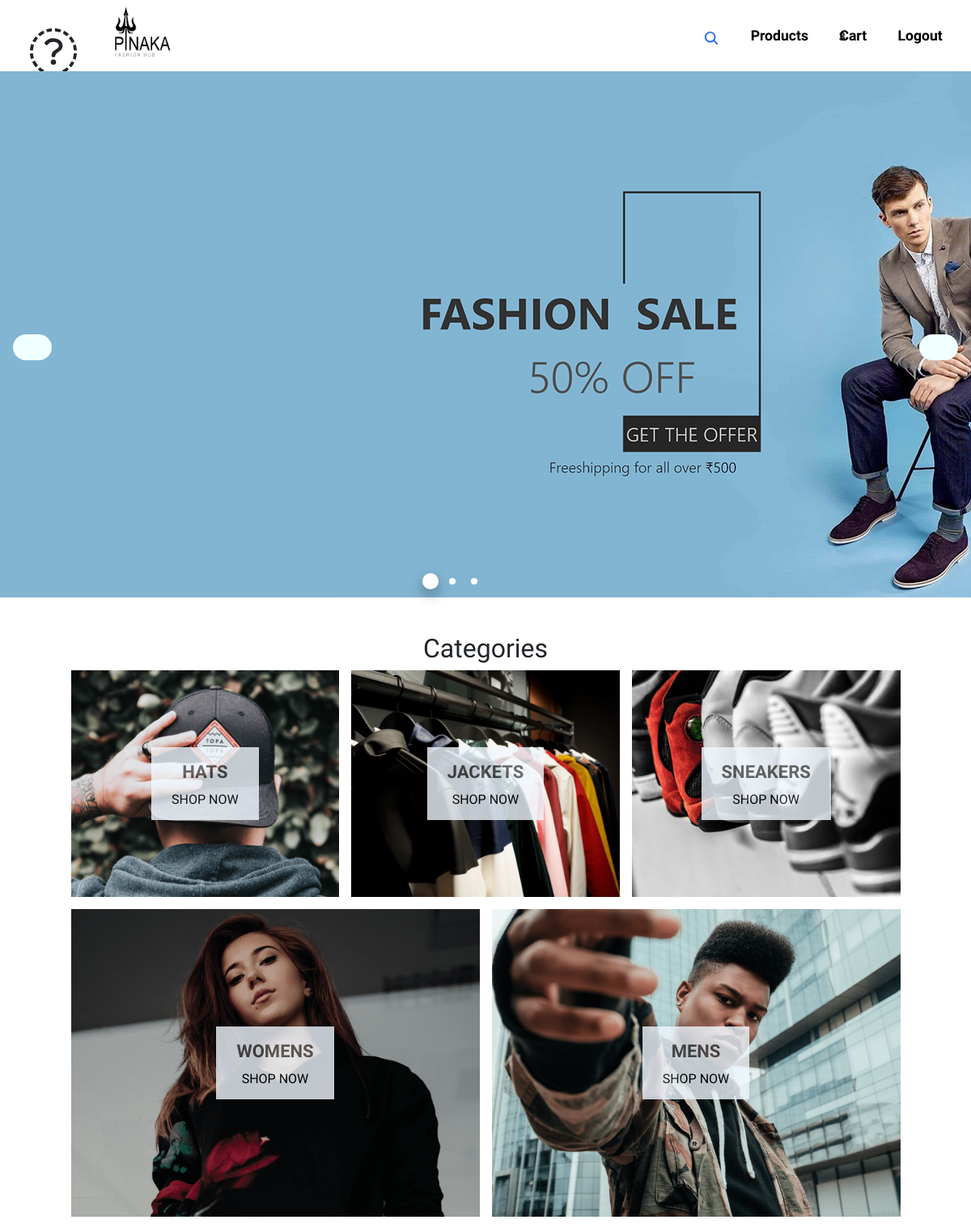
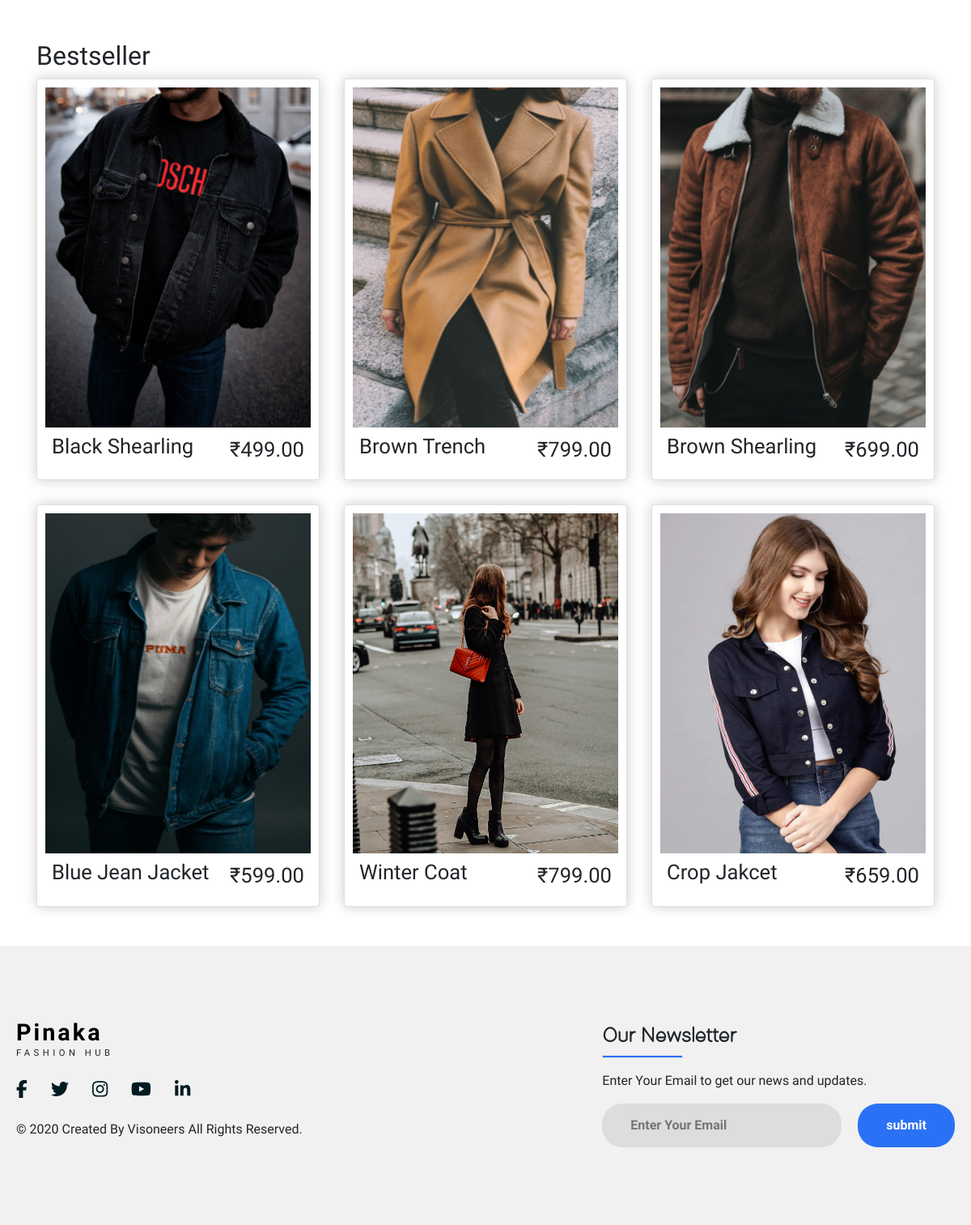
Screenshot of / (signed in) with the database file from the repository (2 pictures, top to bottom).
### store/models.py (models this page shows, shortened)
class Categorie(models.Model):
    sizes = (('small','small'),('large','large'))
    title = models.CharField(max_length=50,null=False)
    image = models.ImageField(null=True,blank=True)
    size = models.CharField(max_length=5,choices=sizes,default='small')
    @property
    def imageURL(self):
        try:
            url=self.image.url #chk
        except:
            url=' '
        return url

class Product(models.Model):
    name=models.CharField(max_length=200,null=True)
    category=models.ForeignKey(Categorie,on_delete=models.SET_NULL,blank=True,null=True)
    price=models.FloatField()
    digital=models.BooleanField(default=False,null=True,blank=False)
    image=models.ImageField(null=True,blank=True)
    @property
    def imageURL(self):
        try:
            url=self.image.url #chk
        except:
            url=' '
        return url

### store/views.py (the view)
# urls.py: path('',views.store,name="store"),
@login_required(login_url='loginPage')
def store(request):
    if request.user.is_authenticated:
        customer=request.user.customer
        order,created=Order.objects.get_or_create(customer=customer,complete=False)
        items=order.orderitem_set.all()
        cartItems=order.get_cart_items
    else:
        items=[]
        order={'get_cart_total':0,'get_cart_items':0,'shipping':False}
        cartItems=order['get_cart_items']
    products=Product.objects.all()[:6]
    categories = Categorie.objects.all()
    context={'categories':categories, 'products':products,'cartItems':cartItems}
    return render(request,'store/store.html',context)

### store/models.py (called while the page is built)
    @property
    def get_cart_items(self):
        orderitems =self.orderitem_set.all()
        total=sum([item.quantity for item in orderitems])
        return total

### store/templates/store/store.html (shortened to what this page needs)
{% extends 'store/main.html' %}
{% load static %}
{% block content %}
<main>
    <div class="conatiner-fluid">
        <div class="slider">
            <div class="slider-one">
                <div>
                    <img src="{% static 'images/web1.png'%}" alt="placeholder">
                </div>
            </div>
            <div class="slider-btn">
                <span class="prev position-top"></span>
                <span class="next position-top right-0"></span>
            </div>
        </div>
    </div>
</main>
<br>
<div class="categories">
    <h2>Categories</a></h2>
    <div class="menu">
        {% for category in categories %}
        <div class='menuitem {{category.size}}'>
            <div class='item-content'>
                <div class='title'>{{category.title}}</div>
                <span class='subtitle'><a href="category/?category={{category.id}}">SHOP NOW</a></span>
            </div>
        </div>
        {% endfor %}
    </div>
</div>
<br>
<div class="container">
    <h2>Bestseller</h2>
    <div class="product">
        {% for product in products %}
        <div class="box-element card">
            <div class="img">
                <img src="{{product.imageURL}}" alt="Network Problem">
            </div>
            <div class="content">
                <h1>{{product.name}}</h1>
                <span class="price">₹{{product.price|floatformat:2}}</span>
            </div>
        </div>
        {% endfor %}
    </div>
</div>
{% endblock content %}

### static/css/main.css (style rules this page uses)
html, body { margin: 0; padding: 0; width: 100%; height: 100vh; font-family: 'Open Sans Condensed'; }
a, a:hover { color: black; text-decoration: none; }

### static/css/store.css (style rules this page uses)
.slider { position: relative; }
.position-top { position: absolute; top: 50%; }
.slider .slider-btn .prev, .slider .slider-btn .next { background-color: azure; padding: 1rem 1.5rem; border-radius: 10rem; margin: 0rem 1rem; opacity: 1; cursor: pointer; transition: opacity 1s ease; }
.right-0 { right: 0; }
.categories { display: flex; flex-direction: column; align-items: center; padding: 20px 80px; }
.menu { width: 100%; display: flex; flex-wrap: wrap; justify-content: space-between; }
.menuitem { min-width: 30%; height: 280px; flex: 1 1 auto; display: flex; align-items: center; justify-content: center; margin: 0 7.5px 15px; overflow: hidden; }
.menu .large { height: 380px; }
.menuitem:first-child { margin-right: 7.5px; }
.menuitem:last-child { margin-left: 7.5px; }
.item-content { height: 90px; padding: 0 25px; display: flex; flex-direction: column; align-items: center; justify-content: center; background-color: aliceblue; opacity: 0.8; position: absolute; }
.item-content .title { font-weight: bold; margin-bottom: 6px; font-size: 22px; color: #4a4a4a; }
.item-content .subtitle { font-weight: lighter; font-size: 16px; }
.product { display: grid; grid-template-columns: repeat(auto-fit, minmax(350px, 1fr)); box-sizing: border-box; grid-gap: 30px ; justify-items: center; width: 100%; border-radius: 0 0 4px 4px; }
.product .card { display: flex; flex-direction: column; width: 350px; }
.product .card .img { position: relative; background-size: cover; background-position: center; }
.product .card .img img { width: 100%; height: 420px; }
.content { display: inline-flex; position: relative; padding: 8px; align-items: flex-start; justify-content: space-between; }
.content h1, .content .price { font-size: 1.6rem; }
.box-element { box-shadow:hsl(0, 0%, 80%) 0 0 16px; border-radius: 4px; background-color: #fff; padding: 10px; }

### rows the page displays
Categorie: title "HATS"
Categorie: title "JACKETS"
Categorie: title "SNEAKERS"
Categorie: title "WOMENS"
Categorie: title "MENS"
Product: imageURL (picture), name "Black Shearling", price "499.00"
Product: imageURL (picture), name "Brown Trench", price "799.00"
Product: imageURL (picture), name "Brown Shearling", price "699.00"
Product: imageURL (picture), name "Blue Jean Jacket", price "599.00"
Product: imageURL (picture), name "Winter Coat", price "799.00"
Product: imageURL (picture), name "Crop Jakcet", price "659.00"

### other values shown
{{ cartItems }} "3"
